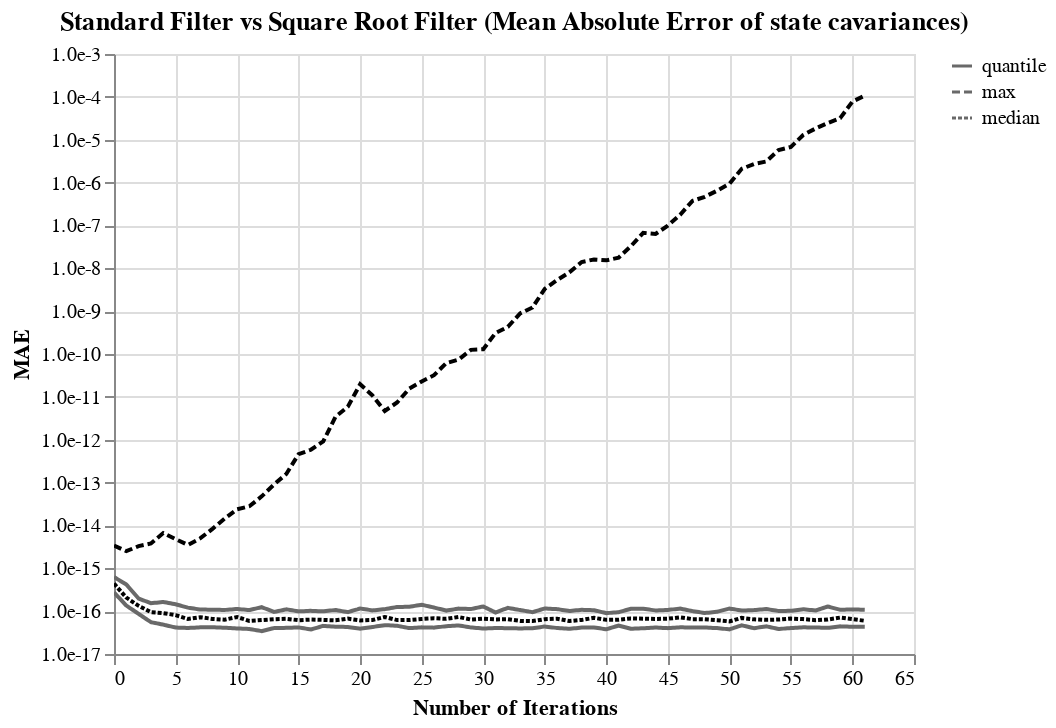

The code cell stored with this chart in its notebook:
### Code cell
median = alt.Chart(err.to_pandas()).mark_line(color="black"
           ).encode(
    x = alt.X('t', title="Number of Iterations"),
    y = alt.Y('median', axis=alt.Axis(format=".1e"), scale=alt.Scale(type="log"), title="MAE"),
    # color=datum("median"),
    strokeDash = datum("median")
    #, scale=alt.Scale(range=['black']))
)

Q1 = alt.Chart(err.to_pandas()).mark_line(color='dimgray', strokeDash=[4,6]).encode(x = 't', y = 'Q1', strokeDash=datum("quantile"))
Q3 = alt.Chart(err.to_pandas()).mark_line(color='dimgray', strokeDash=[4,6]).encode(x = 't', y = 'Q3', strokeDash=datum("quantile"))
max = alt.Chart(err.to_pandas()).mark_line(color='black', strokeDash=[2,2]).encode(x = 't', y = 'max', strokeDash=datum("max"))
(Q1 + Q3 + max + median).interactive().properties(title="Standard Filter vs Square Root Filter (Mean Absolute Error of state cavariances)")

### Figure 1 — Vega-Lite specification as saved in the notebook (floating-point values rounded to 4 significant figures)
{"config": {"view": {"continuousWidth": 400, "continuousHeight": 300}}, "layer": [{"data": {"name": "data-00375513db53aa6a7d7ad37c5e84d41c"}, "mark": {"type": "line", "color": "dimgray", "strokeDash": [4, 6]}, "encoding": {"strokeDash": {"datum": "quantile"}, "x": {"field": "t", "type": "quantitative"}, "y": {"field": "Q1", "type": "quantitative"}}, "name": "view_24"}, {"data": {"name": "data-00375513db53aa6a7d7ad37c5e84d41c"}, "mark": {"type": "line", "color": "dimgray", "strokeDash": [4, 6]}, "encoding": {"strokeDash": {"datum": "quantile"}, "x": {"field": "t", "type": "quantitative"}, "y": {"field": "Q3", "type": "quantitative"}}}, {"data": {"name": "data-00375513db53aa6a7d7ad37c5e84d41c"}, "mark": {"type": "line", "color": "black", "strokeDash": [2, 2]}, "encoding": {"strokeDash": {"datum": "max"}, "x": {"field": "t", "type": "quantitative"}, "y": {"field": "max", "type": "quantitative"}}}, {"data": {"name": "data-00375513db53aa6a7d7ad37c5e84d41c"}, "mark": {"type": "line", "color": "black"}, "encoding": {"strokeDash": {"datum": "median"}, "x": {"field": "t", "title": "Number of Iterations", "type": "quantitative"}, "y": {"axis": {"format": ".1e"}, "field": "median", "scale": {"type": "log"}, "title": "MAE", "type": "quantitative"}}}], "params": [{"name": "param_27", "select": {"type": "interval", "encodings": ["x", "y"]}, "bind": "scales", "views": ["view_24"]}], "title": "Standard Filter vs Square Root Filter (Mean Absolute Error of state cavariances)", "$schema": "https://vega.github.io/schema/vega-lite/v5.2.0.json", "datasets": {"data-00375513db53aa6a7d7ad37c5e84d41c": [{"t": 48, "median": 6.484e-17, "Q3": 9.031e-17, "Q1": 4.164e-17, "max": 4.659e-07}, {"t": 32, "median": 6.463e-17, "Q3": 1.193e-16, "Q1": 4e-17, "max": 4.297e-10}, {"t": 16, "median": 6.357e-17, "Q3": 1.017e-16, "Q1": 3.724e-17, "max": 5.825e-13}, {"t": 0, "median": 4.396e-16, "Q3": 6.25e-16, "Q1": 2.739e-16, "max": 3.403e-15}, {"t": 47, "median": 6.51e-17, "Q3": 1.003e-16, "Q1": 4.172e-17, "max": 3.739e-07}, {"t": 15, "median": 6.146e-17, "Q3": 9.874e-17, "Q1": 4.175e-17, "max": 4.614e-13}, {"t": 31, "median": 6.419e-17, "Q3": 9.281e-17, "Q1": 4.045e-17, "max": 3.079e-10}, {"t": 14, "median": 6.637e-17, "Q3": 1.103e-16, "Q1": 4.075e-17, "max": 1.587e-13}, {"t": 30, "median": 6.69e-17, "Q3": 1.285e-16, "Q1": 3.932e-17, "max": 1.293e-10}, {"t": 46, "median": 7.17e-17, "Q3": 1.147e-16, "Q1": 4.186e-17, "max": 1.778e-07}, {"t": 29, "median": 6.369e-17, "Q3": 1.117e-16, "Q1": 4.162e-17, "max": 1.249e-10}, {"t": 13, "median": 6.476e-17, "Q3": 9.579e-17, "Q1": 4.028e-17, "max": 8.994e-14}, {"t": 45, "median": 6.648e-17, "Q3": 1.066e-16, "Q1": 4.005e-17, "max": 9.882e-08}, {"t": 61, "median": 5.961e-17, "Q3": 1.08e-16, "Q1": 4.316e-17, "max": 0.0001068}, {"t": 60, "median": 6.496e-17, "Q3": 1.091e-16, "Q1": 4.325e-17, "max": 7.77e-05}, {"t": 44, "median": 6.58e-17, "Q3": 1.038e-16, "Q1": 4.159e-17, "max": 6.333e-08}, {"t": 28, "median": 7.297e-17, "Q3": 1.148e-16, "Q1": 4.636e-17, "max": 7.431e-11}, {"t": 12, "median": 6.203e-17, "Q3": 1.239e-16, "Q1": 3.421e-17, "max": 4.764e-14}, {"t": 59, "median": 7.076e-17, "Q3": 1.08e-16, "Q1": 4.414e-17, "max": 3.186e-05}, {"t": 27, "median": 6.614e-17, "Q3": 1.03e-16, "Q1": 4.453e-17, "max": 6.142e-11}, {"t": 43, "median": 6.674e-17, "Q3": 1.134e-16, "Q1": 3.983e-17, "max": 6.725e-08}, {"t": 11, "median": 5.923e-17, "Q3": 1.062e-16, "Q1": 3.832e-17, "max": 2.797e-14}, {"t": 26, "median": 6.846e-17, "Q3": 1.216e-16, "Q1": 4.123e-17, "max": 3.205e-11}, {"t": 10, "median": 7.292e-17, "Q3": 1.122e-16, "Q1": 3.944e-17, "max": 2.377e-14}, {"t": 58, "median": 6.386e-17, "Q3": 1.282e-16, "Q1": 4.08e-17, "max": 2.461e-05}, {"t": 42, "median": 6.76e-17, "Q3": 1.136e-16, "Q1": 3.88e-17, "max": 3.283e-08}, {"t": 57, "median": 6.17e-17, "Q3": 1.034e-16, "Q1": 4.149e-17, "max": 1.824e-05}, {"t": 9, "median": 6.34e-17, "Q3": 1.066e-16, "Q1": 4.103e-17, "max": 1.448e-14}, {"t": 25, "median": 6.539e-17, "Q3": 1.409e-16, "Q1": 4.182e-17, "max": 2.288e-11}, {"t": 41, "median": 6.316e-17, "Q3": 9.465e-17, "Q1": 4.602e-17, "max": 1.768e-08}, {"t": 8, "median": 6.591e-17, "Q3": 1.082e-16, "Q1": 4.207e-17, "max": 8.323e-15}, {"t": 56, "median": 6.524e-17, "Q3": 1.11e-16, "Q1": 4.19e-17, "max": 1.288e-05}, {"t": 40, "median": 6.262e-17, "Q3": 8.975e-17, "Q1": 3.776e-17, "max": 1.531e-08}, {"t": 24, "median": 6.209e-17, "Q3": 1.264e-16, "Q1": 4.018e-17, "max": 1.566e-11}, {"t": 55, "median": 6.702e-17, "Q3": 1.017e-16, "Q1": 4.04e-17, "max": 6.798e-06}, {"t": 39, "median": 6.975e-17, "Q3": 1.052e-16, "Q1": 4.163e-17, "max": 1.609e-08}, {"t": 23, "median": 6.192e-17, "Q3": 1.25e-16, "Q1": 4.559e-17, "max": 7.399e-12}, {"t": 7, "median": 7.216e-17, "Q3": 1.09e-16, "Q1": 4.192e-17, "max": 4.971e-15}, {"t": 6, "median": 6.56e-17, "Q3": 1.209e-16, "Q1": 4.043e-17, "max": 3.51e-15}, {"t": 38, "median": 6.25e-17, "Q3": 1.073e-16, "Q1": 4.139e-17, "max": 1.401e-08}, {"t": 22, "median": 7.323e-17, "Q3": 1.111e-16, "Q1": 4.709e-17, "max": 4.697e-12}, {"t": 54, "median": 6.377e-17, "Q3": 1.008e-16, "Q1": 3.829e-17, "max": 5.745e-06}, {"t": 53, "median": 6.257e-17, "Q3": 1.12e-16, "Q1": 4.421e-17, "max": 3.105e-06}, {"t": 37, "median": 5.877e-17, "Q3": 1.007e-16, "Q1": 3.869e-17, "max": 8.054e-09}, {"t": 21, "median": 6.21e-17, "Q3": 1.04e-16, "Q1": 4.26e-17, "max": 1.077e-11}, {"t": 5, "median": 8.082e-17, "Q3": 1.448e-16, "Q1": 4.15e-17, "max": 4.783e-15}, {"t": 4, "median": 8.979e-17, "Q3": 1.638e-16, "Q1": 4.847e-17, "max": 6.639e-15}, {"t": 52, "median": 6.426e-17, "Q3": 1.057e-16, "Q1": 4.002e-17, "max": 2.707e-06}, {"t": 36, "median": 6.673e-17, "Q3": 1.113e-16, "Q1": 4.044e-17, "max": 5.319e-09}, {"t": 20, "median": 6.071e-17, "Q3": 1.156e-16, "Q1": 3.893e-17, "max": 1.971e-11}, {"t": 3, "median": 9.481e-17, "Q3": 1.528e-16, "Q1": 5.526e-17, "max": 3.791e-15}, {"t": 19, "median": 6.687e-17, "Q3": 9.467e-17, "Q1": 4.274e-17, "max": 5.893e-12}, {"t": 51, "median": 6.958e-17, "Q3": 1.033e-16, "Q1": 4.67e-17, "max": 2.093e-06}, {"t": 35, "median": 6.487e-17, "Q3": 1.153e-16, "Q1": 4.381e-17, "max": 3.316e-09}, {"t": 50, "median": 5.761e-17, "Q3": 1.149e-16, "Q1": 3.761e-17, "max": 9.341e-07}, {"t": 34, "median": 5.862e-17, "Q3": 9.465e-17, "Q1": 3.984e-17, "max": 1.214e-09}, {"t": 18, "median": 6.101e-17, "Q3": 1.064e-16, "Q1": 4.336e-17, "max": 3.431e-12}, {"t": 2, "median": 1.33e-16, "Q3": 1.975e-16, "Q1": 8.637e-17, "max": 3.282e-15}, {"t": 17, "median": 6.244e-17, "Q3": 9.89e-17, "Q1": 4.531e-17, "max": 9.132e-13}, {"t": 49, "median": 6.167e-17, "Q3": 9.656e-17, "Q1": 4.018e-17, "max": 6.449e-07}, {"t": 1, "median": 2.071e-16, "Q3": 4.188e-16, "Q1": 1.348e-16, "max": 2.507e-15}, {"t": 33, "median": 5.924e-17, "Q3": 1.059e-16, "Q1": 3.952e-17, "max": 8.875e-10}]}}
